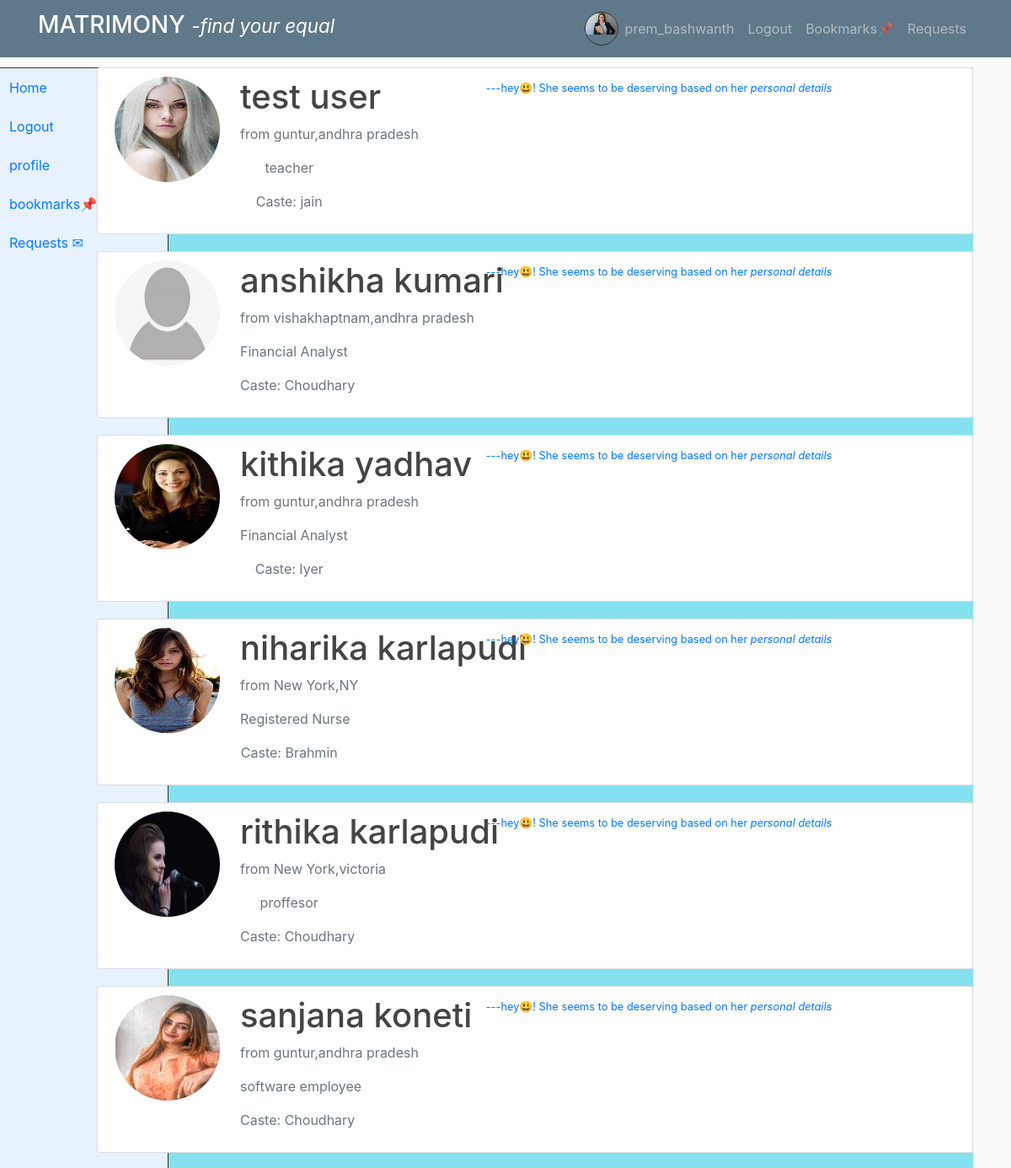
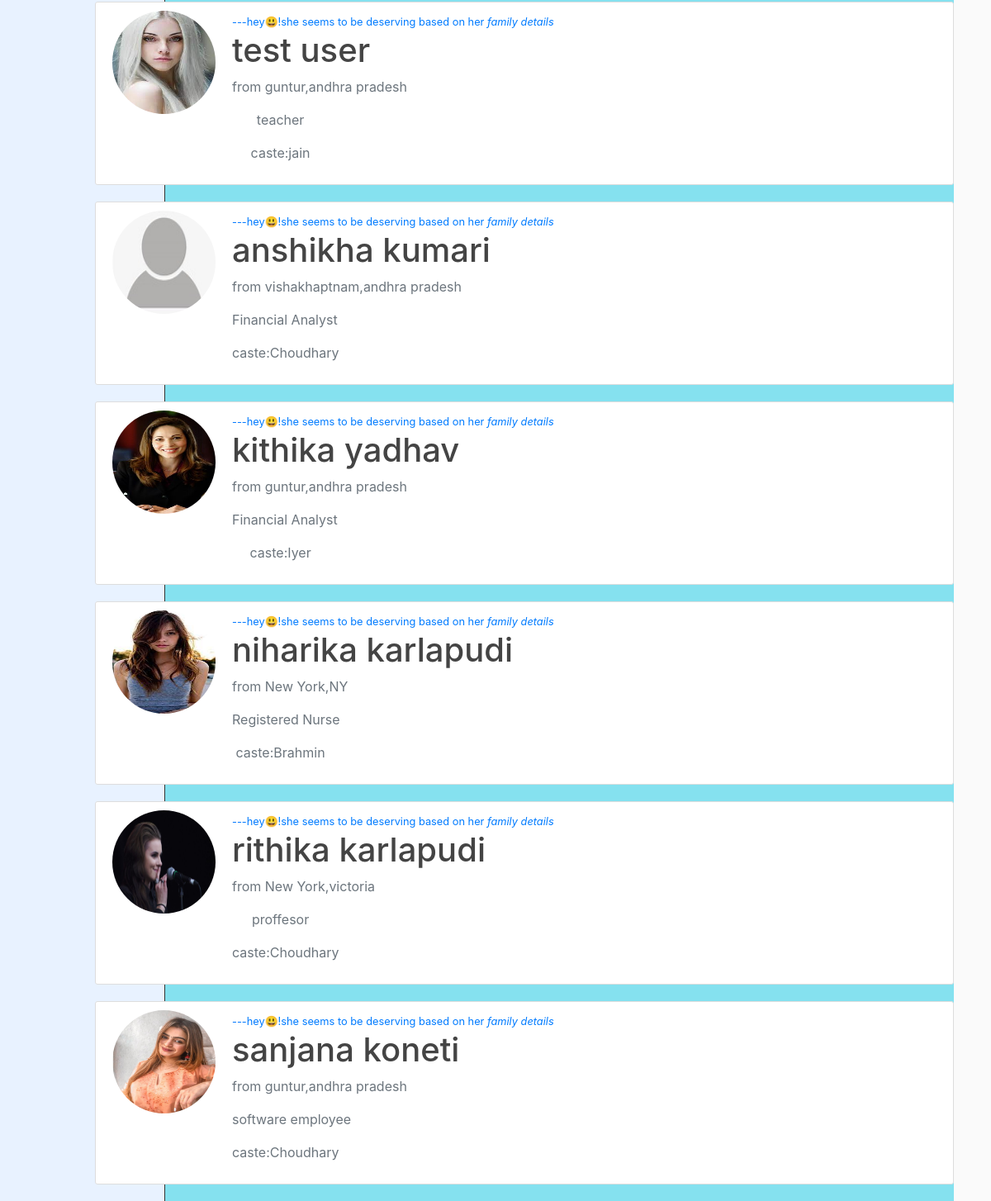
Screenshot of / (signed in) with the database file from the repository (2 pictures, top to bottom).
### users/models.py (models this page shows, shortened)
class profile_personal_info(models.Model):
    class Gender(models.TextChoices):
        MALE = 'M', 'Male'
        FEMALE = 'F', 'Female'
    class Diet(models.TextChoices):
        VEG = 'veg', 'Vegetarian'
        NONVEG = 'nonveg', 'Non-Vegetarian'
        EGGTERIAN='eggterian','eggterian'
    class BloodGroup(models.TextChoices):
        A_POSITIVE = 'A+', 'A+'
        A_NEGATIVE = 'A-', 'A-'
        B_POSITIVE = 'B+', 'B+'
        B_NEGATIVE = 'B-', 'B-'
        AB_POSITIVE = 'AB+', 'AB+'
        AB_NEGATIVE = 'AB-', 'AB-'
        O_POSITIVE = 'O+', 'O+'
        O_NEGATIVE = 'O-', 'O-'
    class phd(models.TextChoices):
        NO='none','no'
        YES='yes','yes'
    class Colour(models.TextChoices):
        FAIR = 'fair', 'Fair'
        WHEATISH = 'wheatish', 'Wheatish'
        TANNED = 'tanned', 'Tanned'
        DARK = 'dark', 'Dark'
        BLACK = 'black', 'Black'
        OTHER = 'other', 'Other'
    class MaritalStatus(models.TextChoices):
        NEVERMARRIED = 'Single', 'Single'
        MARRIED = 'Married', 'Married'
        DIVORCED = 'Divorced', 'Divorced'
        WIDOWED = 'Widowed', 'Widowed'
        SEPARATED = 'Separated', 'Separated'
    user=models.OneToOneField(User,on_delete=models.CASCADE)
    profile_id = models.CharField(max_length=10, unique=True, editable=False)
    firstname=models.CharField(max_length=50)
    lastname=models.CharField(max_length=50)
    image_pic=models.ImageField(default='default.jpg',upload_to='profile_pics')
    image1=models.ImageField(default='default.jpg',upload_to='profile_pics')
    image2=models.ImageField(default='default.jpg',upload_to='profile_pics')
    image3=models.ImageField(default='default.jpg',upload_to='profile_pics')
    city=models.CharField(max_length=50)
    state=models.CharField(max_length=50)
    dob = models.DateField()
    height = models.FloatField()
    diet = models.CharField(max_length=15, choices=Diet.choices, default=Diet.VEG)
    gender = models.CharField(max_length=1, choices=Gender.choices)
    weigth=models.IntegerField()
    blood_group = models.CharField(max_length=4, choices=BloodGroup.choices, default=BloodGroup.A_POSITIVE)
    physical_disability=models.CharField(max_length=10,choices=phd.choices,default=phd.NO)
    skin_colour = models.CharField(max_length=10, choices=Colour.choices,default=Colour.FAIR)
    marital_status = models.CharField(max_length=10, choices=MaritalStatus.choices,default=MaritalStatus.NEVERMARRIED)
    created_at = models.DateTimeField(auto_now_add=True)
    phone_number=models.CharField(max_length=13,default='')

class profile_educational_and_career_info(models.Model):
    profile_id=models.OneToOneField(profile_personal_info,on_delete=models.CASCADE)
    qualification=models.CharField(max_length=50)
    collage_name=models.CharField(max_length=50)
    occupation=models.CharField(max_length=50)
    company_name=models.CharField(max_length=50)
    income=models.IntegerField()

class profile_family_details(models.Model):
    profile_id=models.OneToOneField(profile_personal_info,on_delete=models.CASCADE)
    fathers_occupation=models.CharField(max_length=30)
    mothers_occupation=models.CharField(max_length=20)
    religion=models.CharField(max_length=20)
    caste=models.CharField(max_length=20)
    mothertounge=models.CharField(max_length=20)

### users/views.py (the view)
# urls.py: 2. Add a URL to urlpatterns:  path('', views.home, name='home')
@login_required
@user_passes_test(is_created1, 'createform1')
@user_passes_test(is_created2, 'createform2')
@user_passes_test(is_created3, 'createform3')
@user_passes_test(is_created3, 'createform4')
def home(request):
    if request.user.is_authenticated:
        x = request.user.username
        Gender=profile_personal_info.objects.get(user=User.objects.get(username=x)).gender
        preferences = partner_preferences.objects.select_related('profile_id__user').get(profile_id__user__username=x)
        p_heigth=preferences.height
        p_income=preferences.income
        specific_income = p_income
        income_range = 5
        min_income = specific_income - income_range
        max_income = specific_income + income_range
        with_p_income= profile_educational_and_career_info.objects.filter(income__gte=min_income, income__lte=max_income)[:1]
        h = profile_personal_info.objects.annotate(height_diff=ExpressionWrapper(F('height') - p_heigth,output_field=fields.IntegerField()))
        with_p_heigth=h.order_by('height_diff')[:1]
        prefered_family_details = profile_family_details.objects.filter(Q(religion__icontains=preferences.religion) | Q(mothertounge__icontains=preferences.mothertounge) |Q(caste__icontains=preferences.caste)  &(~Q(profile_id__gender=Gender)))
        prefered_personal_details=profile_personal_info.objects.filter( Q(marital_status=preferences.marital_status) & (~Q(gender=Gender)))
        prefered_career_details=profile_educational_and_career_info.objects.filter((Q(occupation__icontains=preferences.occupation) | Q(qualification__icontains=preferences.qualificaton)) &(~Q(profile_id__gender=Gender)))
        return render(request,'users/home.html', {
            'prefered_personal_details': prefered_personal_details,
            'prefered_family_details': prefered_family_details,
            'prefered_career_details': prefered_career_details,
            'with_p_income': with_p_income,
            'with_p_heigth': with_p_heigth,
            'gender':Gender,
        })
    else:
        return render(request,'users/home.html')

### users/views.py (called while the page is built)
def is_created1(user) :
    try :
        profile_personal_info.objects.get(user=user)
        return True
    except profile_personal_info.DoesNotExist:
        return False

def is_created2(user) :
    personal=profile_personal_info.objects.get(user=user)
    try :
        profile_educational_and_career_info.objects.get(profile_id=personal.id)
        return True
    except profile_educational_and_career_info.DoesNotExist:
        return False

def is_created3(user) :
    personal=profile_personal_info.objects.get(user=user)
    try :
        profile_family_details.objects.get(profile_id=personal.id)
        return True
    except profile_family_details.DoesNotExist:
        return False

### users/templates/users/home.html (shortened to what this page needs)
{% extends 'users/base.html' %}
{%block content %}
{%if user.is_authenticated%}
{%for prefered_personal_detail in prefered_personal_details %}
<div class="container-fluid content-section profile-item btn"  >
  <a href="{% url 'profile' prefered_personal_detail.user.id %}">
      <div class="media" >
        {% if gender != prefered_personal_detail.gender %}
          <img class="rounded-circle account-img ml-n3 mr-4" src="{{ prefered_personal_detail.image_pic.url }}">
          <div class="media-body">
              <div class="row">
                  <div class="col-2">
                          <h2 class="account-heading">
                              {{ prefered_personal_detail.firstname }} {{ prefered_personal_detail.lastname }}
                          </h2>
                          <p class="text-secondary" class="col-6">
                              from {{ prefered_personal_detail.city }},{{ prefered_personal_detail.state }}
                          </p>
                          <p class="text-secondary">
                              {{ prefered_personal_detail.profile_educational_and_career_info.occupation }}
                          </p>
                          <p class="text-secondary">
                              Caste: {{ prefered_personal_detail.profile_family_details.caste }}
                          </p>
                  </div>
                  <div class="col-8 text-right">
                    <small>
                          {% if gender == 'M' %}
                              ---hey😃! She seems to be deserving based on her
                              <i> personal details</i>
                          {% else %}
                              ---hey😃! He seems to be deserving based on his
                              <i> personal details</i>
                          {% endif %}
                      </small>
                  </div>
              </div>
          </div>
      </div>
  </a>
</div>
                    {%endif%}
{%endfor%}
{%for prefered_family_detail in prefered_family_details %}
{%if gender != prefered_family_detail.profile_id.gender %}
<div class="container-fluid content-section profile-item btn" class="profile-item"><a href="{%url 'profile' prefered_family_detail.profile_id.user.id %}">
    <div class="media">
      {%if prefered_personal_detail not in prefered_career_details and  prefered_personal_details %}
       <img class="rounded-circle account-img" src="{{ prefered_family_detail.profile_id.image_pic.url}}">
      <div class="media-body">
        <div class="row">
          <div class="col-2">
        <small>
           {%if gender == 'M'%}
          ---hey😃!she seems to be deserving based on her<i> family details</i>
          {% else %}
          ---hey😃!he seems to be deserving based on his<i> family details</i>
          {%endif%}</small>
        <h2 class="account-heading">{{prefered_family_detail.profile_id.firstname}} {{prefered_family_detail.profile_id.lastname}}</h2>
        <p class="text-secondary">from {{prefered_family_detail.profile_id.city}},{{prefered_family_detail.profile_id.state}} </p>
        <p class="text-secondary">{{prefered_family_detail.profile_id.user.profile_personal_info.profile_educational_and_career_info.occupation}}</p>
        <p class="text-secondary">caste:{{prefered_family_detail.caste}}</p>
      </div>
      {%endif%}
    </div>
  </div>
</div>
</div></a>
{%endif%}
{% endfor %}
{% endif %}
{%endblock%}

### users/templates/users/base.html (shortened to what this page needs)
{% load static %}
<!DOCTYPE html>
<html>
<head>
    <link rel="stylesheet" href="https://cdn.jsdelivr.net/npm/bootstrap@4.0.0/dist/css/bootstrap.min.css">
    <link rel="stylesheet" type="text/css" href="{% static 'users/main.css' %}">
</head>
<body>
    {% if user.is_authenticated %}
<nav class="navbar navbar-expand-md navbar-dark bg-steel fixed-top ">
    {% else %}
    <nav class="navbar navbar-expand-md navbar-dark bg-steel fixed-top mycolor1">
    {% endif %}
    <div class="container">
        {% if user.is_authenticated %}
        <a class="navbar-brand "  href="{% url 'home'  %}"><h3 style="color: white;">MATRIMONY <span><small><em>-find your equal</em></small></span></h3></a>
        {% else %}
        <a class="navbar-brand "  href="{% url 'landing'  %}"><h3 style="color: white;">MATRIMONY <span><small><em>-find your equal</em></small></span></h3></a>
            <a class="nav-item nav-link" href="{%url 'about' %}"><h4 style="color: white;">About Us</h4></a>
              {% endif %}
        <div class="navbar-nav ml-auto">
            {% if user.is_authenticated %}
<div id="navbar">
    <div class="profile-picture1" >
        <img  radius='1' src="{{ user.profile_personal_info.image_pic.url}}" alt="{{ user.username }}'s Profile Picture">
    </div>
</div>
            <a class="nav-item nav-link" href="{% url 'profile' user.id %}">{{ user.username }}</a>
            <a class="nav-item nav-link" href="{% url 'logout' %}">Logout</a>
            <a class="nav-item nav-link" href="{% url 'bookmarks' %}">Bookmarks📌</a>
            <a class="nav-item nav-link" href="{% url 'received_requests' %}">Requests</a>
            {% else %}
            <a class="nav-item nav-link" href="{% url 'login' %}"><h5 style="color: white;">Login</h5></a>
            <a class="nav-item nav-link" href="{% url 'register' %}">Register</a>
            {% endif %}
        </div>
    </div>
</nav>
{% if user.is_authenticated %}
<nav id="sidebar" class="mycolor">
  <div class="position-fixed">
      <ul class="list-unstyled components">
        <li class="nav-item">
            <a class="nav-item nav-link" href="{%url 'home' %}">Home</a>
          </li>
          {% if user.is_authenticated %}
          <li class="nav-item">
          <a class="nav-item nav-link" href="{%url 'logout' %}">Logout</a>
        </li>
          <li class="nav-item">
          <a class="nav-item nav-link" href="{%url 'profile' user.id %}">profile</a>
        </li>
          <li class="nav-item">
          <a class="nav-item nav-link" href="{%url 'bookmarks'  %}">bookmarks📌</a>
        </li>
          <li class="nav-item">
          <a class="nav-item nav-link" href="{%url 'received_requests'  %}">Requests ✉</a>
        </li>
          {% endif %}
      </ul>
  </div>
</nav>
{% endif %}
{% if user.is_authenticated %}
<div class="container mt-20">
    <div id="content" class="mycolor">
        <main role="main " >
            <div class="row ">
                <div class="col " >
                    <div >
                    {% block content %}{% endblock %}
                    </div>
        </main>
    </div>
</div>
{% else %}
{% block content1 %}{% endblock %}
{% endif %}

### users/static/users/main.css (style rules this page uses)
body { background: #fafafa; color: #333333; margin-top: 5rem; }
h1, h2, h3, h4, h5, h6 { color: #444444; }
ul { margin: 0; }
.bg-steel { background-color: #5f788a; }
.content-section { background: #ffffff; padding: 10px 20px; border: 1px solid #dddddd; border-radius: 3px; margin-bottom: 20px; }
.account-img { height: 125px; width: 125px; margin-right: 20px; margin-bottom: 16px; }
.account-heading { font-size: 2.5rem; }
.mycolor { background-color:#85e1ef; }

### rows the page displays
profile_personal_info: image_pic (picture), firstname "test", lastname "user", city "guntur", state "andhra pradesh", profile_educational_and_career_info.occupation "teacher", profile_family_details.caste "jain"
profile_personal_info: image_pic (placeholder picture), firstname "anshikha", lastname "kumari", city "vishakhaptnam", state "andhra pradesh", profile_educational_and_career_info.occupation "Financial Analyst", profile_family_details.caste "Choudhary"
profile_personal_info: image_pic (picture), firstname "kithika", lastname "yadhav", city "guntur", state "andhra pradesh", profile_educational_and_career_info.occupation "Financial Analyst", profile_family_details.caste "Iyer"
profile_personal_info: image_pic (picture), firstname "niharika", lastname "karlapudi", city "New York", state "NY", profile_educational_and_career_info.occupation "Registered Nurse", profile_family_details.caste "Brahmin"
profile_personal_info: image_pic (picture), firstname "rithika", lastname "karlapudi", city "New York", state "victoria", profile_educational_and_career_info.occupation "proffesor", profile_family_details.caste "Choudhary"
profile_personal_info: image_pic (picture), firstname "sanjana", lastname "koneti", city "guntur", state "andhra pradesh", profile_educational_and_career_info.occupation "software employee", profile_family_details.caste "Choudhary"
profile_family_details: profile_id.image_pic (picture), profile_id.firstname "test", profile_id.lastname "user", profile_id.city "guntur", profile_id.state "andhra pradesh", profile_id.user.profile_personal_info.profile_educational_and_career_info.occupation "teacher", caste "jain"
profile_family_details: profile_id.image_pic (placeholder picture), profile_id.firstname "anshikha", profile_id.lastname "kumari", profile_id.city "vishakhaptnam", profile_id.state "andhra pradesh", profile_id.user.profile_personal_info.profile_educational_and_career_info.occupation "Financial Analyst", caste "Choudhary"
profile_family_details: profile_id.image_pic (picture), profile_id.firstname "kithika", profile_id.lastname "yadhav", profile_id.city "guntur", profile_id.state "andhra pradesh", profile_id.user.profile_personal_info.profile_educational_and_career_info.occupation "Financial Analyst", caste "Iyer"
profile_family_details: profile_id.image_pic (picture), profile_id.firstname "niharika", profile_id.lastname "karlapudi", profile_id.city "New York", profile_id.state "NY", profile_id.user.profile_personal_info.profile_educational_and_career_info.occupation "Registered Nurse", caste "Brahmin"
profile_family_details: profile_id.image_pic (picture), profile_id.firstname "rithika", profile_id.lastname "karlapudi", profile_id.city "New York", profile_id.state "victoria", profile_id.user.profile_personal_info.profile_educational_and_career_info.occupation "proffesor", caste "Choudhary"
profile_family_details: profile_id.image_pic (picture), profile_id.firstname "sanjana", profile_id.lastname "koneti", profile_id.city "guntur", profile_id.state "andhra pradesh", profile_id.user.profile_personal_info.profile_educational_and_career_info.occupation "software employee", caste "Choudhary"

### other values shown
{{ user.username }} "prem_bashwanth"
